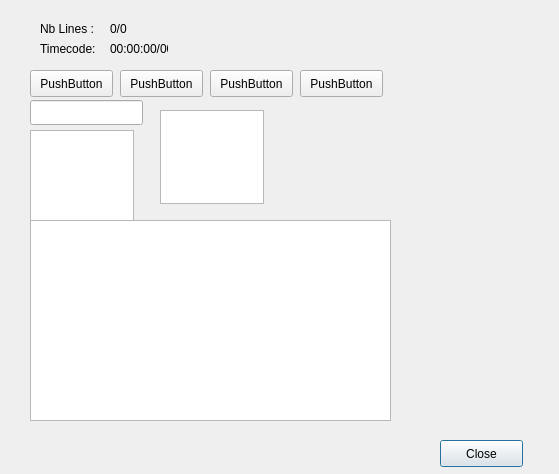
<ui version="4.0" >
 <class>DialogOcr</class>
 <widget class="QDialog" name="DialogOcr" >
  <property name="geometry" >
   <rect>
    <x>0</x>
    <y>0</y>
    <width>559</width>
    <height>474</height>
   </rect>
  </property>
  <property name="windowTitle" >
   <string>Dialog</string>
  </property>
  <widget class="QLabel" name="label" >
   <property name="geometry" >
    <rect>
     <x>40</x>
     <y>20</y>
     <width>58</width>
     <height>17</height>
    </rect>
   </property>
   <property name="text" >
    <string>Nb Lines :</string>
   </property>
  </widget>
  <widget class="QLabel" name="labelNbLines" >
   <property name="geometry" >
    <rect>
     <x>110</x>
     <y>20</y>
     <width>58</width>
     <height>17</height>
    </rect>
   </property>
   <property name="text" >
    <string>0/0</string>
   </property>
  </widget>
  <widget class="QLabel" name="label_2" >
   <property name="geometry" >
    <rect>
     <x>40</x>
     <y>40</y>
     <width>58</width>
     <height>17</height>
    </rect>
   </property>
   <property name="text" >
    <string>Timecode:</string>
   </property>
  </widget>
  <widget class="QLabel" name="labelTimecode" >
   <property name="geometry" >
    <rect>
     <x>110</x>
     <y>40</y>
     <width>58</width>
     <height>17</height>
    </rect>
   </property>
   <property name="text" >
    <string>00:00:00/000</string>
   </property>
  </widget>
  <widget class="QGraphicsView" name="smallView" >
   <property name="geometry" >
    <rect>
     <x>30</x>
     <y>130</y>
     <width>104</width>
     <height>94</height>
    </rect>
   </property>
  </widget>
  <widget class="QGraphicsView" name="bigView" >
   <property name="geometry" >
    <rect>
     <x>30</x>
     <y>220</y>
     <width>361</width>
     <height>201</height>
    </rect>
   </property>
  </widget>
  <widget class="QPushButton" name="pushButtonClose" >
   <property name="geometry" >
    <rect>
     <x>440</x>
     <y>440</y>
     <width>83</width>
     <height>27</height>
    </rect>
   </property>
   <property name="text" >
    <string>Close</string>
   </property>
  </widget>
  <widget class="QPushButton" name="pushButton" >
   <property name="geometry" >
    <rect>
     <x>30</x>
     <y>70</y>
     <width>83</width>
     <height>27</height>
    </rect>
   </property>
   <property name="text" >
    <string>PushButton</string>
   </property>
  </widget>
  <widget class="QPushButton" name="pushButton_2" >
   <property name="geometry" >
    <rect>
     <x>120</x>
     <y>70</y>
     <width>83</width>
     <height>27</height>
    </rect>
   </property>
   <property name="text" >
    <string>PushButton</string>
   </property>
  </widget>
  <widget class="QPushButton" name="pushButton_3" >
   <property name="geometry" >
    <rect>
     <x>210</x>
     <y>70</y>
     <width>83</width>
     <height>27</height>
    </rect>
   </property>
   <property name="text" >
    <string>PushButton</string>
   </property>
  </widget>
  <widget class="QPushButton" name="pushButton_4" >
   <property name="geometry" >
    <rect>
     <x>300</x>
     <y>70</y>
     <width>83</width>
     <height>27</height>
    </rect>
   </property>
   <property name="text" >
    <string>PushButton</string>
   </property>
  </widget>
  <widget class="QLineEdit" name="lineEdit" >
   <property name="geometry" >
    <rect>
     <x>30</x>
     <y>100</y>
     <width>113</width>
     <height>25</height>
    </rect>
   </property>
  </widget>
  <widget class="QTextEdit" name="textEdit" >
   <property name="geometry" >
    <rect>
     <x>160</x>
     <y>110</y>
     <width>104</width>
     <height>94</height>
    </rect>
   </property>
  </widget>
 </widget>
 <resources/>
 <connections/>
</ui>
